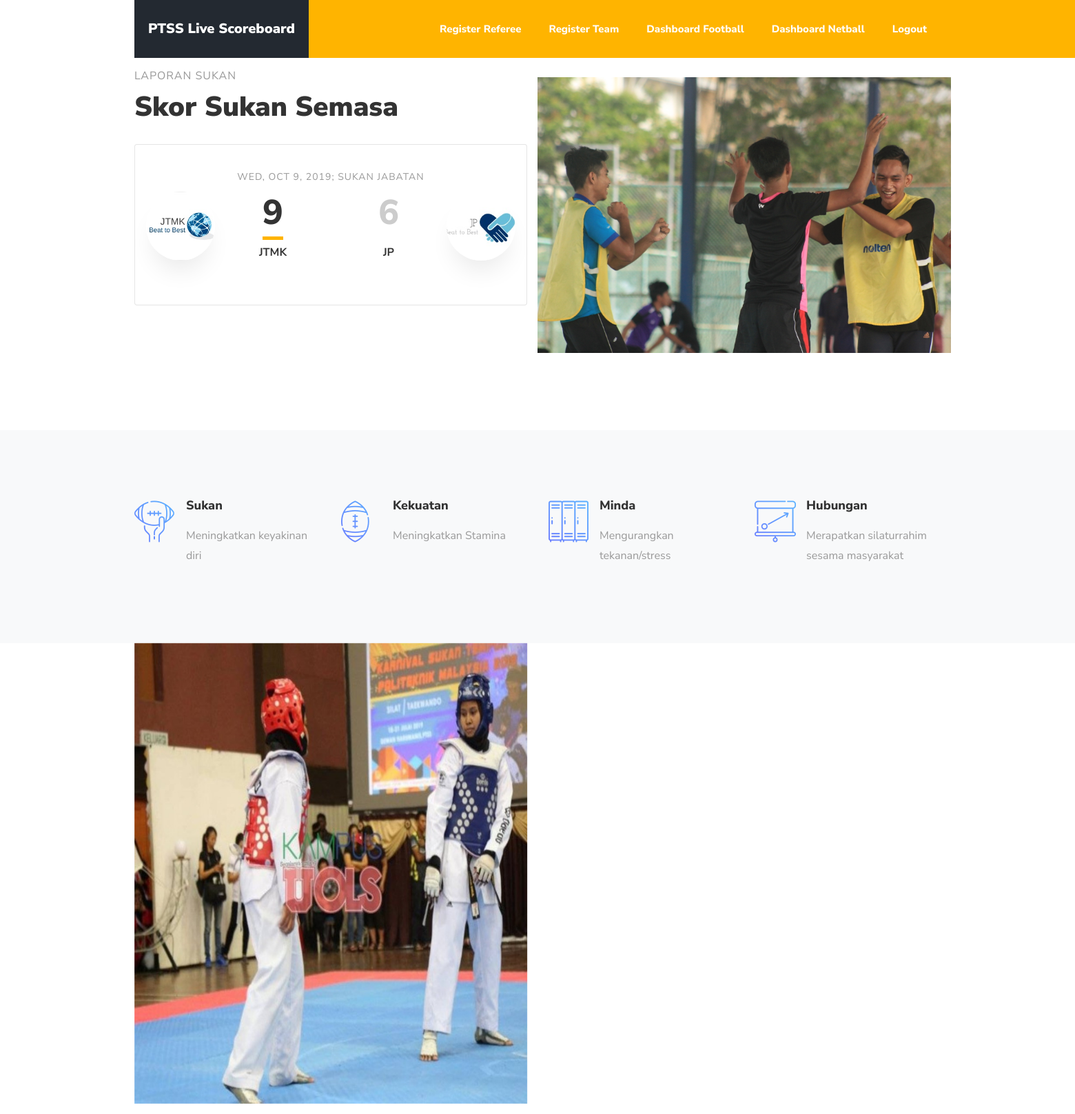
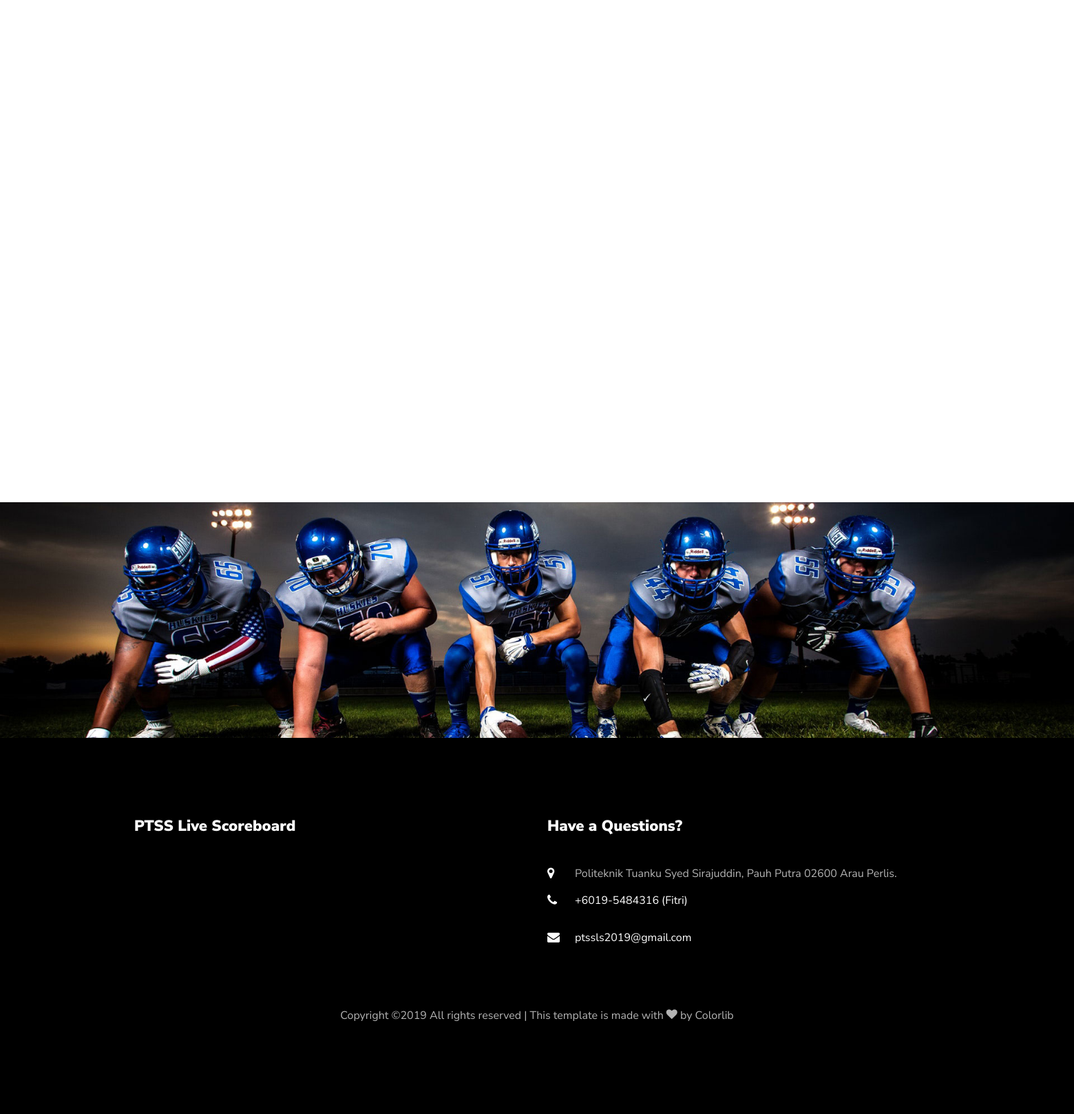
Screenshot of /indexreg.php with the database file from the repository (2 pictures, top to bottom).
### tables this page shows
CREATE TABLE `game_score` (
  `game_id` int(11) NOT NULL,
  `steam_1set1` int(11) NOT NULL,
  `steam_1set2` int(11) NOT NULL,
  `steam_2set1` int(50) NOT NULL,
  `steam_2set2` int(50) NOT NULL,
  `selesai_set1` varchar(50) NOT NULL,
  `selesai_set2` varchar(50) NOT NULL
);

### indexreg.php (the view, shortened to what this page needs)
<?php
include("conn.php");
?>
<!DOCTYPE html>
<html lang="en">
  <head>
    <link rel="stylesheet" href="css/open-iconic-bootstrap.min.css">
    <link rel="stylesheet" href="css/animate.css">
    <link rel="stylesheet" href="css/owl.carousel.min.css">
    <link rel="stylesheet" href="css/owl.theme.default.min.css">
    <link rel="stylesheet" href="css/magnific-popup.css">
    <link rel="stylesheet" href="css/aos.css">
    <link rel="stylesheet" href="css/ionicons.min.css">
    <link rel="stylesheet" href="css/bootstrap-datepicker.css">
    <link rel="stylesheet" href="css/jquery.timepicker.css">
    <link rel="stylesheet" href="css/flaticon.css">
    <link rel="stylesheet" href="css/icomoon.css">
    <link rel="stylesheet" href="css/style.css">
  </head>
  <body>
	  <nav class="navbar navbar-expand-lg navbar-dark ftco_navbar bg-dark ftco-navbar-light" id="ftco-navbar">
	    <div class="container">
	      <a class="navbar-brand" href="index.html"><span>PTSS Live Scoreboard</span></a>
	      <div class="collapse navbar-collapse" id="ftco-nav">
	        <ul class="navbar-nav ml-auto">
	          <li class="nav-item active"><a href="regref.php" class="nav-link">Register Referee<a></li>
            <li class="nav-item active"><a href="regteam.php" class="nav-link">Register Team</a></li>
            <li class="nav-item active"><a href="dashboard.php" class="nav-link">Dashboard Football</a></li>
	          <li class="nav-item active"><a href="dashboardnet.php" class="nav-link">Dashboard Netball</a></li>
              <li class="nav-item active"><a href="index.php" class="nav-link">Logout</a></li>
	        </ul>
	      </div>
	    </div>
	  </nav>
		<section class="ftco-section">
			<div class="container">
				<div class="row">
					<div class="col-lg-6">
	          <div class="heading-section ftco-animate">
	          	<span class="subheading">Laporan Sukan</span>
	            <h2 class="mb-4">Skor Sukan Semasa</h2>
            </div>
            <?php
            $sql = "SELECT game_id FROM team WHERE team_1='JTMK' AND sport='football'";
            $sql2 = "SELECT * FROM game_score WHERE game_id IN ($sql)";
            $row = $conn->query($sql2)->fetch_object();
            ?>
	          <div class="scoreboard mb-5 mb-lg-0">
	          	<div class="divider text-center"><span>Wed, Oct 9, 2019; Sukan Jabatan</span></div>
	          	<div class="d-sm-flex mb-4">
		          	<div class="sport-team d-flex align-items-center">
	          			<div class="img logo" style="background-image: url(images/jtmk.jpg);"></div>
									<div class="text-center px-1 px-md-3 desc">
										<h3 class="score win"><span><?php echo $row->steam_1set1 + $row->steam_1set2; ?></span></h3>
										<h4 class="team-name">JTMK</h4>
									</div>
		          	</div>
		          	<div class="sport-team d-flex align-items-center">
	          			<div class="img logo order-sm-last" style="background-image: url(images/jp.jpg);"></div>
									<div class="text-center px-1 px-md-3 desc">
										<h3 class="score lost"><span><?php echo $row->steam_2set1 + $row->steam_2set2; ?></span></h3>
										<h4 class="team-name">JP</h4>
									</div>
		          	</div>
	          	</div>
	          </div>
					</div>
          <section class="w3-row-padding w3-center w3-light-grey">
    <article class="w3-third">
      <img src="images/IMG_4303.jpg" alt="" width="600" height="400">
    </article>
					</div>
				</div>
		</section>
    <section class="ftco-section services-section bg-light">
      <div class="container">
        <div class="row d-flex">
          <div class="col-md-6 col-lg-3 d-flex align-self-stretch ftco-animate">
            <div class="media block-6 services d-flex">
              <div class="icon"><span class="flaticon-american-football"></span></div>
              <div class="media-body">
                <h3 class="heading mb-3">Sukan</h3>
                <p>Meningkatkan keyakinan diri</p>
              </div>
            </div>
          </div>
          <div class="col-md-6 col-lg-3 d-flex align-self-stretch ftco-animate">
            <div class="media block-6 services d-flex">
              <div class="icon"><span class="flaticon-american-football-1"></span></div>
              <div class="media-body">
                <h3 class="heading mb-3">Kekuatan</h3>
                <p>Meningkatkan Stamina</p>
              </div>
            </div>
          </div>
          <div class="col-md-6 col-lg-3 d-flex align-self-stretch ftco-animate">
            <div class="media block-6 services d-flex">
              <div class="icon"><span class="flaticon-lockers"></span></div>
              <div class="media-body">
                <h3 class="heading mb-3">Minda</h3>
                <p>Mengurangkan tekanan/stress</p>
              </div>
            </div>
          </div>
          <div class="col-md-6 col-lg-3 d-flex align-self-stretch ftco-animate">
            <div class="media block-6 services d-flex">
              <div class="icon"><span class="flaticon-strategy"></span></div>
              <div class="media-body">
                <h3 class="heading mb-3">Hubungan</h3>
                <p>Merapatkan silaturrahim sesama masyarakat</p>
              </div>
            </div>
          </div>
        </div>
      </div>
    </section>
    <section class="ftco-section ftco-no-pt ftco-no-pb ftco-counter img" id="section-counter">
    	<div class="container">
    		<div class="row d-flex">
    			<div class="col-md-6 d-flex">
    				<div class="img d-flex align-self-stretch" style="background-image:url(images/ptss.jpg);"></div>
    			</div>
    			<div class="col-md-6 pl-lg-5 py-5">
    				<div class="row justify-content-start pb-3">
		        </div>
		    		<div class="row">
		        </div>
	        </div>
        </div>
    	</div>
    </section>
    <section class="ftco-section">
      <div class="container">
        <div class="row justify-content-center mb-5 pb-3">
        </div>
        <div class="row d-flex">
            </div>
          </div>
    </section>
		<section class="ftco-subscribe img" style="background-image: url(images/bg_1.jpg);">
      <div class="overlay">
        <div class="container">
          <div class="row d-flex justify-content-center">
          </div>
        </div>
      </div>
    </section>
    <footer class="ftco-footer ftco-footer-2 ftco-section">
      <div class="container">
        <div class="row mb-5">
          <div class="col-md">
            <div class="ftco-footer-widget mb-4">
              <h2 class="ftco-heading-2">PTSS Live Scoreboard</h2>
              <ul class="ftco-footer-social list-unstyled float-md-left float-lft">
              </ul>
            </div>
          </div>
          <div class="col-md">
            <div class="ftco-footer-widget mb-4">
            	<h2 class="ftco-heading-2">Have a Questions?</h2>
            	<div class="block-23 mb-3">
	              <ul>
	                <li><span class="icon icon-map-marker"></span><span class="text">Politeknik Tuanku Syed Sirajuddin, Pauh Putra 02600 Arau Perlis.</span></li>
	                <li><a href="#"><span class="icon icon-phone"></span><span class="text">+6019-5484316 (Fitri)</span></a></li>
	                <li><a href="#"><span class="icon icon-envelope"></span><span class="text">ptssls2019@gmail.com</span></a></li>
	              </ul>
	            </div>
            </div>
          </div>
        </div>
        <div class="row">
          <div class="col-md-12 text-center">
            <p>
  Copyright &copy;<script>document.write(new Date().getFullYear());</script> All rights reserved | This template is made with <i class="icon-heart color-danger" aria-hidden="true"></i> by <a href="https://colorlib.com" target="_blank">Colorlib</a>
  </p>
          </div>
        </div>
      </div>
    </footer>
  </body>
</html>

### css/icomoon.css (style rules this page uses)
[class^="icon-"], [class*=" icon-"] { font-family: 'icomoon' !important; speak: none; font-style: normal; font-weight: normal; font-variant: normal; text-transform: none; line-height: 1; -webkit-font-smoothing: antialiased; -moz-osx-font-smoothing: grayscale; }
.icon-heart:before { content: "\f004"; }
.icon-map-marker:before { content: "\f041"; }
.icon-phone:before { content: "\f095"; }
.icon-envelope:before { content: "\f0e0"; }

### rows the page displays
game_score: $row->steam_1set1 + $row->steam_1set2 "9", $row->steam_2set1 + $row->steam_2set2 "6"
